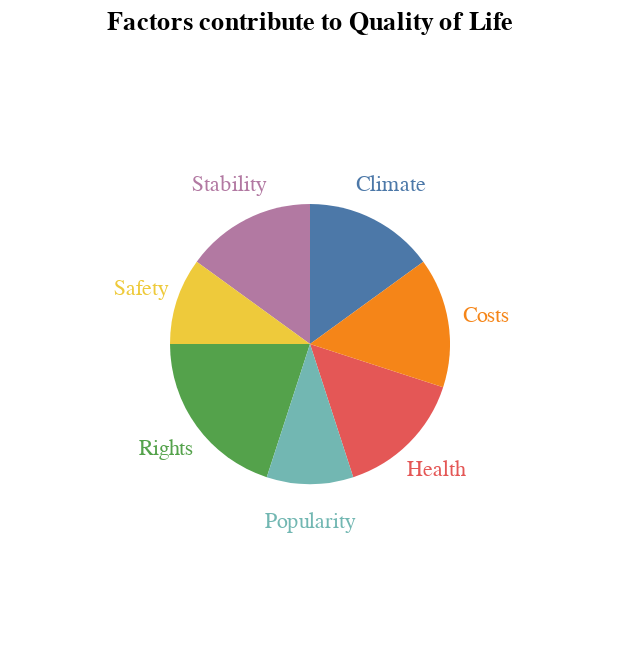

Express this chart as Vega-Lite.
### Vega-Lite specification from a JSON file in a GitHub repository (floating-point values rounded to 4 significant figures)
{"$schema": "https://vega.github.io/schema/vega-lite/v5.json", "description": "A simple pie chart with labels.", "data": {"values": [{"Factor": "Stability", "Percentage": 15}, {"Factor": "Rights", "Percentage": 20}, {"Factor": "Health", "Percentage": 15}, {"Factor": "Safety", "Percentage": 10}, {"Factor": "Climate", "Percentage": 15}, {"Factor": "Costs", "Percentage": 15}, {"Factor": "Popularity", "Percentage": 10}]}, "title": "Factors contribute to Quality of Life", "encoding": {"theta": {"field": "Percentage", "type": "quantitative", "stack": true}, "color": {"field": "Factor", "type": "nominal", "legend": null}, "tooltip": [{"field": "Factor", "type": "nominal"}, {"field": "Percentage", "type": "quantitative"}]}, "layer": [{"mark": {"type": "arc", "outerRadius": 70}}, {"mark": {"type": "text", "radius": 89}, "encoding": {"text": {"field": "Factor", "type": "nominal"}}}]}
